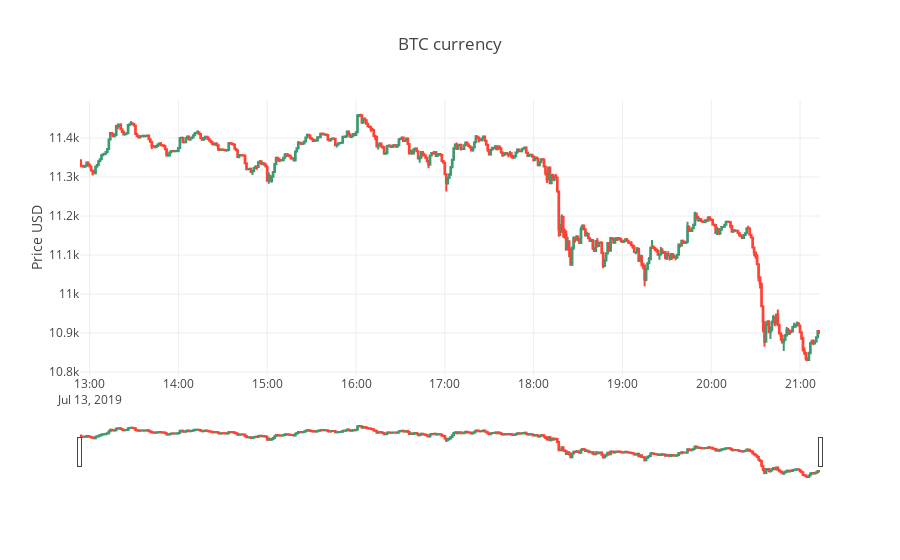

Notebook cell for this chart:
### Markdown cell above
## Realtime correlation viewer
We can stream the new tweets about the crypto using the TwythonStreamer module. 

Using the CryptoCompare API we can also retrieve the crypto currency in realtime using sockets.

Finally we can plot it with Plotly.

### Code cell
# update historical data until today
file = open("current_crypto.txt", "w") 
file.write(CURRENCY_SYMBOL)
file.close()
%run 03_CryptoCurrencyExtraction.ipynb

### Figure 1 — Plotly figure (JSON) as saved in the notebook; plotly's stock layout.template omitted (floating-point values rounded to 4 significant figures; data arrays with more than 128 entries replaced by an {"elided": "..."} marker saying what was removed)
{"data": [{"close": {"elided": "500 float values"}, "high": {"elided": "500 float values"}, "low": {"elided": "500 float values"}, "open": {"elided": "500 float values"}, "type": "candlestick", "uid": "3c6e2ab5-687c-4c27-a687-a210fc53b127", "x": {"elided": "500 str values"}}], "layout": {"title": {"text": "BTC currency"}, "yaxis": {"title": {"text": "Price USD"}}}}
